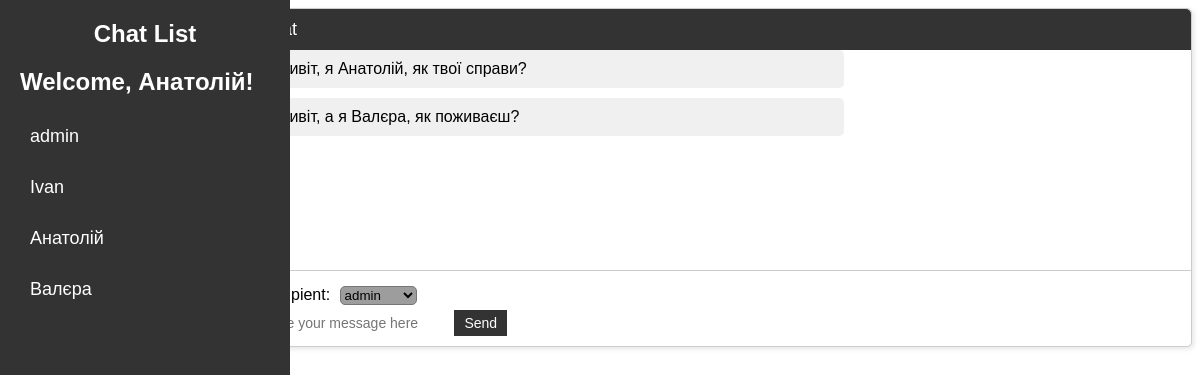
Page /message/ (signed in) on the committed database.
### message/models.py (models this page shows, shortened)
class Message(models.Model):
    user = models.ForeignKey(User, on_delete=models.CASCADE)
    content = models.TextField()
    timestamp = models.DateTimeField(auto_now_add=True)
    recipient = models.ForeignKey(User, on_delete=models.CASCADE, related_name='received_messages', default=User.objects.first().id)

### message/views.py (the view, shortened to what this page needs)
# urls.py: path('message/', views.send_message, name='send_message'),
@login_required
def send_message(request):
    users = User.objects.all()
    messages = Message.objects.filter(user=request.user) | Message.objects.filter(recipient=request.user)
    messages = messages.order_by('timestamp')
    return render(request, 'message/message.html', {'users': users,'messages': messages})

### message/templates/message/message.html (shortened to what this page needs)
<!DOCTYPE html>
<html lang="en">
<head>
</head>
<body>
    <div class="chat-list">
        <h1>Chat List</h1>
        <h2>Welcome, {{ user.username }}!</h2>
    <ul>
      {% for user in users %}
            <li><a href="{% url 'chat_detail' user.username %}">{{ user.username }}</a></li>
        {% endfor %}
    </ul>
    </div>
    <div class="card">
        <div class="chat-header">Chat</div>
          <div class="chat-window">
            <ul class="message-list">
              {% for message in messages %}
            <li class="message-text">{{ message.content }}</li>
              {% endfor %}
            </ul>
          </div>
          <div class="chat-input">
            <form method="post">
              <label for="id_recipient">Recipient:</label>
        <select class="select" name="recipient" id="id_recipient">
            {% for user in users %}
                <option value="{{ user.id }}">{{ user.username }}</option>
            {% endfor %}
        </select><br>
              <input type="text" name="content" class="message-input" placeholder="Type your message here">
              <button class="send-button">Send</button>
          </form>
          </div>
        </div>
</body>
</html>

### message/templates/message/message.html (style rules this page uses)
.select { margin: 5px; font-family: Arial, sans-serif; background-color: #9e9d9d; border-radius: 5px; }
body { font-family: Arial, sans-serif; }
ul { list-style-type: none; padding: 0; }
.message-text { margin-bottom: 10px; padding: 10px; background-color: #f0f0f0; border-radius: 5px; max-width: 60%; margin-left: 10px; }
.chat-list { position: fixed; top: 0; left: 0; width: 250px; height: 100%; background-color: #333; color: #fff; padding: 20px; }
.chat-list h1 { margin: 0 0 20px; font-size: 24px; text-align: center; }
.chat-list ul { list-style: none; padding: 0; margin: 0; }
.chat-list li { margin-bottom: 10px; }
.chat-list li a { text-decoration: none; color: #fff; font-size: 18px; padding: 10px; display: block; border-radius: 5px; transition: background-color 0.2s; }
html { padding-left: 20% }
.card { width: auto; height: 90%; background-color: #fff; border: 1px solid #ccc; border-radius: 5px; box-shadow: 2px 2px 5px rgba(0, 0, 0, 0.1); }
.chat-header { background-color: #333; color: #fff; padding: 10px; font-size: 18px; border-top-left-radius: 5px; border-top-right-radius: 5px; }
.chat-window { height: 220px; overflow-y: scroll; }
.message-list { list-style: none; margin: 0; padding: 0; }
.chat-input { display: flex; align-items: center; padding: 10px; border-top: 1px solid #ccc; }
.message-input { flex: 1; border: none; outline: none; padding: 5px; font-size: 14px; }
.send-button { border: none; outline: none; background-color: #333; color: #fff; font-size: 14px; padding: 5px 10px; cursor: pointer; }

### rows in the picture
Message: content "Привіт, я Анатолій, як твої справи?"
Message: content "Привіт, а я Валєра, як поживаєш?"

### other values in the picture
{{ user.username }} "Анатолій"
{{ user.username }} "admin"
{{ user.username }} "Ivan"
{{ user.username }} "Валєра"
form field recipient "admin"
